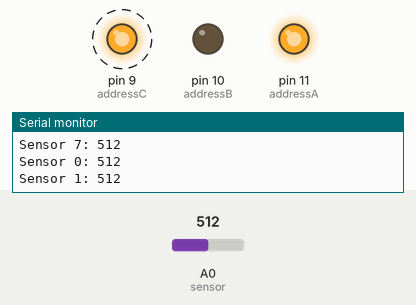
Simulated run of this sketch. Board: Arduino Uno, built with avr-gcc and run on an emulated ATmega328P. On the bench: output pins drawn as LEDs (lit = HIGH), the last lines printed to the serial monitor. Dashed ring = blinking. The test bench sets the inputs (shaded band); at power-on: A0 (sensor) = 512.

Above: at 1.2 s.
1.3 s: A0 (sensor) set to 0
At 2.2 s:
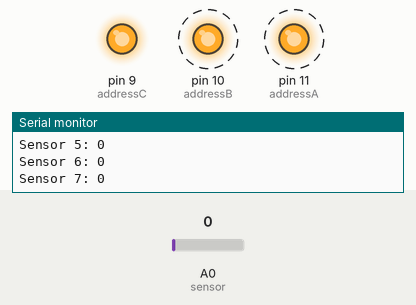
4.3 s: A0 (sensor) set to 17
At 5.0 s:
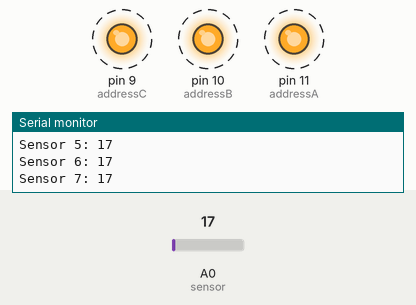
7.3 s: A0 (sensor) set to 1023
Timing chart, 0 to 16.3 s (numbered marks = the images above; inputs shaded):
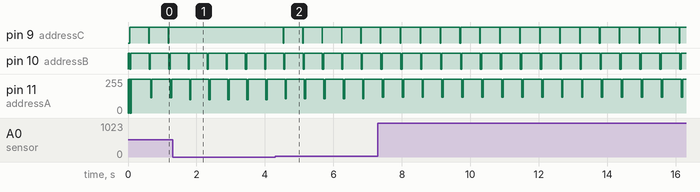

The sketch:

4051_multiplex_test.ino
```cpp
/*
 * Example of using the 4051 (74HC4051) multiplexer/demultiplexer
 *
 *
 * Carlos Castellanos
 * August 19, 2020
 *
 * Based on code by Nick Gammon
 * http://www.gammon.com.au/forum/?id=11976
 *
 */


/***********************
=== PIN DEFINITIONS ===
***********************/
//where  the multiplexer address select lines (A/B/C) (pins 11/10/9 on the 4051) are connected
const byte addressA = 11; // low-order bit
const byte addressB = 10;
const byte addressC = 9;  // high-order bit

// where the multiplexer common in/out line (pin 3 on the 4051) is connected
const byte sensor = A0;


void setup (){
  Serial.begin (9600);
  Serial.println ("Starting multiplexer test ...");
  pinMode (addressA, OUTPUT);
  pinMode (addressB, OUTPUT);
  pinMode (addressC, OUTPUT);
}

void loop () {
  // show all 8 sensor readings
  for(byte i=0; i<=7; i++) {
    Serial.print("Sensor ");
    Serial.print(i);
    Serial.print(": ");
    Serial.println(readSensor(i));
    Serial.println();
  }
  delay(500);
}

int readSensor (const byte which) {
  // select correct MUX channel

  // low-order bit
  if((which & 1)) {
    digitalWrite(addressA, HIGH);
  } else {
    digitalWrite(addressA, LOW);
  }

  if((which & 2)) {
    digitalWrite(addressB, HIGH);
  } else {
    digitalWrite(addressB, LOW);
  }

  // high-order bit
  if((which & 4)) {
    digitalWrite(addressC, HIGH);
  } else {
    digitalWrite(addressC, LOW);
  }

  /* a more efficient (if slightly abstruse) way of doing the above
  digitalWrite (addressA, (which & 1) ? HIGH : LOW);  // low-order bit
  digitalWrite (addressB, (which & 2) ? HIGH : LOW);
  digitalWrite (addressC, (which & 4) ? HIGH : LOW);  // high-order bit
  */

  // now read the sensor
  return analogRead(sensor);
}
```

Measured:
- after the input at 1.3 s, pin 9 (addressC): stops changing and stays HIGH
- after the input at 4.3 s, pin 9 (addressC): alternates HIGH for 0.56 s and LOW for 0.01 s, starting after 0.24 s
- by itself, pin 9 (addressC): alternates HIGH for 0.56 s and LOW for 0.01 s
- by itself, pin 10 (addressB): alternates HIGH for 0.54 s and LOW for 0.04 s
- by itself, pin 11 (addressA): alternates 255/255 for 0.54 s and 119/255 for 0.04 s
